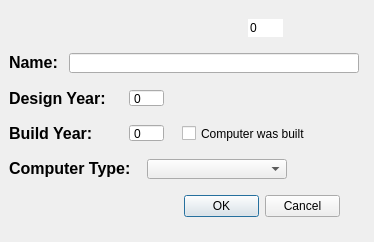
<?xml version="1.0" encoding="UTF-8"?>
<ui version="4.0">
 <class>ComputerDialog</class>
 <widget class="QDialog" name="ComputerDialog">
  <property name="geometry">
   <rect>
    <x>0</x>
    <y>0</y>
    <width>374</width>
    <height>242</height>
   </rect>
  </property>
  <property name="minimumSize">
   <size>
    <width>374</width>
    <height>242</height>
   </size>
  </property>
  <property name="windowTitle">
   <string>Dialog</string>
  </property>
  <property name="styleSheet">
   <string notr="true"/>
  </property>
  <widget class="QLabel" name="nameLable">
   <property name="geometry">
    <rect>
     <x>9</x>
     <y>53</y>
     <width>50</width>
     <height>19</height>
    </rect>
   </property>
   <property name="font">
    <font>
     <family>Arial</family>
     <pointsize>12</pointsize>
     <weight>75</weight>
     <bold>true</bold>
    </font>
   </property>
   <property name="cursor">
    <cursorShape>ArrowCursor</cursorShape>
   </property>
   <property name="styleSheet">
    <string notr="true"/>
   </property>
   <property name="text">
    <string>Name:</string>
   </property>
  </widget>
  <widget class="QLabel" name="designYLable">
   <property name="geometry">
    <rect>
     <x>9</x>
     <y>89</y>
     <width>97</width>
     <height>19</height>
    </rect>
   </property>
   <property name="font">
    <font>
     <family>Arial</family>
     <pointsize>12</pointsize>
     <weight>75</weight>
     <bold>true</bold>
    </font>
   </property>
   <property name="styleSheet">
    <string notr="true"/>
   </property>
   <property name="text">
    <string>Design Year:</string>
   </property>
  </widget>
  <widget class="QLabel" name="computerTypeLable">
   <property name="geometry">
    <rect>
     <x>9</x>
     <y>159</y>
     <width>123</width>
     <height>19</height>
    </rect>
   </property>
   <property name="font">
    <font>
     <family>Arial</family>
     <pointsize>12</pointsize>
     <weight>75</weight>
     <bold>true</bold>
    </font>
   </property>
   <property name="styleSheet">
    <string notr="true"/>
   </property>
   <property name="text">
    <string>Computer Type:</string>
   </property>
  </widget>
  <widget class="QComboBox" name="cType">
   <property name="geometry">
    <rect>
     <x>147</x>
     <y>159</y>
     <width>140</width>
     <height>20</height>
    </rect>
   </property>
   <property name="styleSheet">
    <string notr="true"/>
   </property>
  </widget>
  <widget class="QSpinBox" name="cDY">
   <property name="geometry">
    <rect>
     <x>129</x>
     <y>89</y>
     <width>35</width>
     <height>18</height>
    </rect>
   </property>
   <property name="styleSheet">
    <string notr="true"/>
   </property>
   <property name="buttonSymbols">
    <enum>QAbstractSpinBox::NoButtons</enum>
   </property>
  </widget>
  <widget class="QLabel" name="buildYLable">
   <property name="geometry">
    <rect>
     <x>9</x>
     <y>124</y>
     <width>83</width>
     <height>19</height>
    </rect>
   </property>
   <property name="font">
    <font>
     <family>Arial</family>
     <pointsize>12</pointsize>
     <weight>75</weight>
     <bold>true</bold>
    </font>
   </property>
   <property name="styleSheet">
    <string notr="true"/>
   </property>
   <property name="text">
    <string>Build Year:</string>
   </property>
  </widget>
  <widget class="QSpinBox" name="cBY">
   <property name="geometry">
    <rect>
     <x>129</x>
     <y>124</y>
     <width>35</width>
     <height>18</height>
    </rect>
   </property>
   <property name="styleSheet">
    <string notr="true"/>
   </property>
   <property name="buttonSymbols">
    <enum>QAbstractSpinBox::NoButtons</enum>
   </property>
  </widget>
  <widget class="QCheckBox" name="wasItBuilt">
   <property name="geometry">
    <rect>
     <x>182</x>
     <y>125</y>
     <width>151</width>
     <height>17</height>
    </rect>
   </property>
   <property name="styleSheet">
    <string notr="true"/>
   </property>
   <property name="text">
    <string>Computer was built</string>
   </property>
  </widget>
  <widget class="QLineEdit" name="cName">
   <property name="geometry">
    <rect>
     <x>69</x>
     <y>53</y>
     <width>290</width>
     <height>20</height>
    </rect>
   </property>
   <property name="styleSheet">
    <string notr="true"/>
   </property>
  </widget>
  <widget class="QSpinBox" name="hiddenId">
   <property name="enabled">
    <bool>true</bool>
   </property>
   <property name="geometry">
    <rect>
     <x>248</x>
     <y>19</y>
     <width>35</width>
     <height>18</height>
    </rect>
   </property>
   <property name="font">
    <font>
     <kerning>true</kerning>
    </font>
   </property>
   <property name="styleSheet">
    <string notr="true"/>
   </property>
   <property name="frame">
    <bool>false</bool>
   </property>
   <property name="buttonSymbols">
    <enum>QAbstractSpinBox::NoButtons</enum>
   </property>
   <property name="keyboardTracking">
    <bool>false</bool>
   </property>
  </widget>
  <widget class="QDialogButtonBox" name="buttonBox">
   <property name="enabled">
    <bool>true</bool>
   </property>
   <property name="geometry">
    <rect>
     <x>184</x>
     <y>195</y>
     <width>156</width>
     <height>23</height>
    </rect>
   </property>
   <property name="styleSheet">
    <string notr="true"/>
   </property>
   <property name="orientation">
    <enum>Qt::Horizontal</enum>
   </property>
   <property name="standardButtons">
    <set>QDialogButtonBox::Cancel|QDialogButtonBox::Ok</set>
   </property>
   <property name="centerButtons">
    <bool>false</bool>
   </property>
  </widget>
 </widget>
 <resources/>
 <connections>
  <connection>
   <sender>buttonBox</sender>
   <signal>rejected()</signal>
   <receiver>ComputerDialog</receiver>
   <slot>reject()</slot>
   <hints>
    <hint type="sourcelabel">
     <x>316</x>
     <y>260</y>
    </hint>
    <hint type="destinationlabel">
     <x>286</x>
     <y>274</y>
    </hint>
   </hints>
  </connection>
  <connection>
   <sender>buttonBox</sender>
   <signal>accepted()</signal>
   <receiver>ComputerDialog</receiver>
   <slot>accept()</slot>
   <hints>
    <hint type="sourcelabel">
     <x>248</x>
     <y>254</y>
    </hint>
    <hint type="destinationlabel">
     <x>157</x>
     <y>274</y>
    </hint>
   </hints>
  </connection>
 </connections>
</ui>
